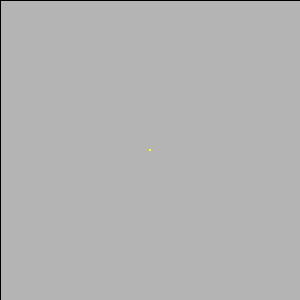
Frame 1 (no input)
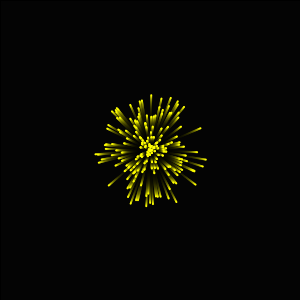
Frame 60 (the mouse pressed at the canvas centre just before this capture)
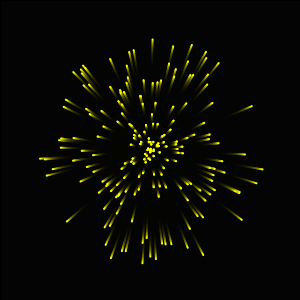
Frame 120 (the mouse held since frame 60 and released just before this capture)

The Processing sketch that drew these frames (run headless with seeded random() and noise(); from frame 60 on, the mouse is pressed at the canvas centre):

// Processing sketch: Part4_4_1
// ── Part4_4_1.pde
float[] x, y, vx, vy;

void  setup(){
  size(300, 300);
  x = new float[200];
  y = new float[200];
  vx = new float[200];
  vy = new float[200];
  
  for(int i=0; i<200; i++){
    x[i] = width/2;
    y[i] = height/2;
    float t = random(0, 2*PI);
    float v = random(0.0, 1);
    vx[i] = v*cos(t);
    vy[i] = v*sin(t);
  }
}

void draw(){
  fill(0, 0, 0, 30);
  rect(0, 0, width, height);
  noStroke();
  fill(255, 255, 0);
  for(int i=0; i<200; i++){
    ellipse(x[i], y[i], 2, 2);
    x[i] += vx[i];
    y[i] += vy[i];
  }
  /*
  for(int i=0; i<200; i++){
    if(x[i]<0 || x[i]>width || y[i]<0 || y[i]>height){
      x[i] = width/2;
      y[i] = height/2;
    }
  }
  */
}
